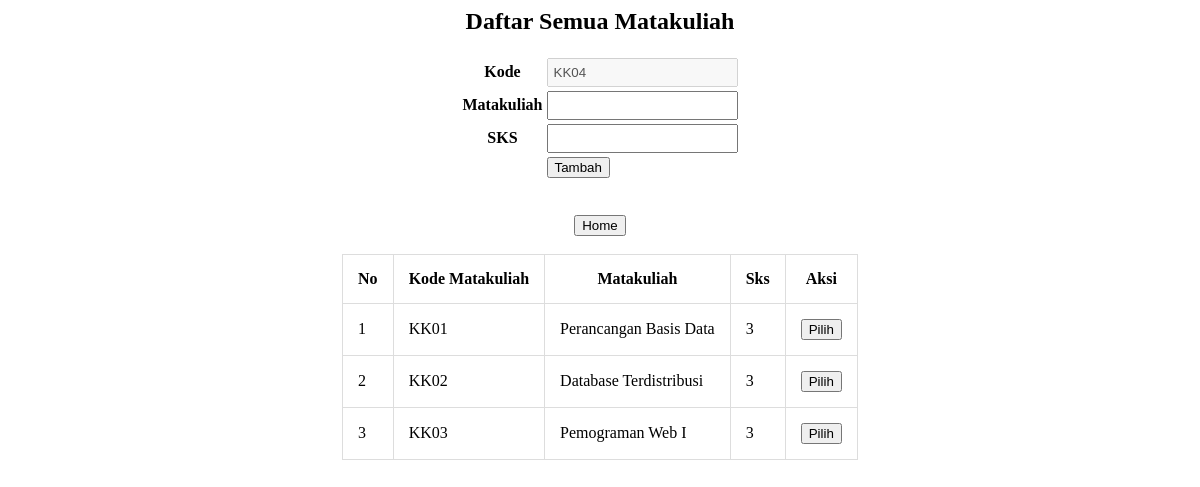
The app's page /matakuliah.php with its own data.
### tables this page shows
CREATE TABLE tb_mtk (
    kodemk VARCHAR(10) PRIMARY KEY NOT NULL, 
    namamk VARCHAR(50) NOT NULL,
    sks INT(1) NOT NULL);

### matakuliah.php (the view, shortened to what this page needs)
<?php
$query_gen = mysql_query("SELECT kodemk FROM tb_mtk ORDER BY kodemk DESC") or die(mysql_error());
$dt_gen = mysql_fetch_array($query_gen);
if (mysql_num_rows($query_gen)==0) {
	$kd_mtk = "KK01";
}else{
	$kd_mtk = $dt_gen['kodemk'];
	$gen_kd = explode('KK', $kd_mtk);
	$kd_mtk = "KK".sprintf("%02s", $gen_kd[1]+1);
}
$id = $_GET['kodemk'];
$query = mysql_query("SELECT *FROM tb_mtk WHERE kodemk='$id'") or die(mysql_error());
$data_mtk = mysql_fetch_array($query);
?>
<!DOCTYPE html>
<html>
<head>
	<link rel="stylesheet" type="text/css" href="style/style.css">
</head>
<body>
<center>
<h2>Daftar Semua Matakuliah</h2>
	<form action="" method="post">
		<table>
			<tr >
				<th >Kode</th>
				<td >
					<input id="input_id"	class="text_field" disabled="true" type="text" name="txt_kode" value="<?php echo $kd_mtk;?>">
				</td>
			</tr>
			<tr >
				<th >Matakuliah</th>
				<td ><input class="text_field" type="text" name="txt_mtk" value="<?php echo $data_mtk['namamk']; ?>"></td>
			</tr>
			<tr >
				<th >SKS</th>
				<td><input class="text_field" type="number" name="txt_sks" value="<?php echo $data_mtk['sks']; ?>"></td>
			</tr>
			<tr>
				<td></td>
				<td>
					<input type="submit" name="btn_simpan" id="btn_simpan" value="Tambah">
				</td>
			</tr>
		</table>
	</form><br>
	<a href="index.php"><button>Home</button></a>
	<br><br>
	<table class="table">
		<tr class="tr">
			<th class="th">No</th>
			<th class="th">Kode Matakuliah</th>
			<th class="th">Matakuliah</th>
			<th class="th">Sks</th>
			<th class="th">Aksi</th>
		</tr>
		<?php $no=0;
		$query_mtk = mysql_query("SELECT *FROM tb_mtk") or die(mysql_error());
		while ($dt_mtk = mysql_fetch_array($query_mtk)) {
			$no++;
		?>
		<tr class="tr">
			<td class="td"><?php echo $no; ?></td>
			<td class="td"><?php echo $dt_mtk['kodemk'] ?></td>
			<td class="td"><?php echo $dt_mtk['namamk'] ?></td>
			<td class="td"><?php echo $dt_mtk['sks'] ?></td>
			<td class="td"><a href="matakuliah.php?kodemk=<?php echo $dt_mtk['kodemk']; ?>"><button name="btn_pilih">Pilih</button></a></td>
		</tr>
		<?php } ?>
	</table>
</center>
</body>
</html>

### style/style.css (style rules this page uses)
.table, .td, .th { border: 1px solid #ddd; }
.table { border-collapse: collapse; }
.th, .td { padding: 15px; }
.text_field { padding:5px; }

### records on screen
tb_mtk: txt_kode "KK04", kodemk "KK03", namamk "Pemograman Web I", sks "3"
tb_mtk: kodemk "KK01", namamk "Perancangan Basis Data", sks "3"
tb_mtk: kodemk "KK02", namamk "Database Terdistribusi", sks "3"
